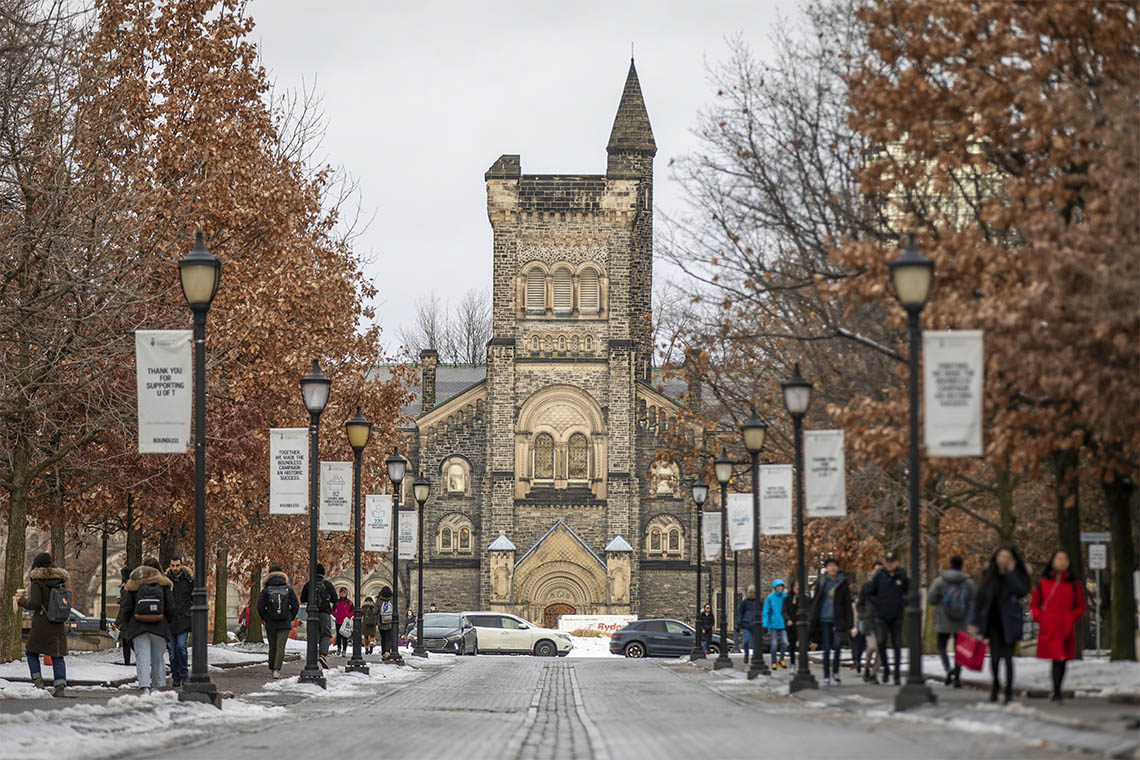
#> input picture opencv/image.jpg, 1140 x 760 px
$ python utra_opencv_activity.py
#> lines starting #> are read from the running program, lines starting #| are printed output that depends on the picture; after the words box and inside, x2 and y2 are one past the last pixel; in counts of white or black regions, pixels touching at a corner belong together
""" File: UTRA OpenCV Activity
    Date: Sat Oct 1 2022
    Author: Gil Hwang
"""

""" Instruction:
    1. Take an input image and an output image size and then map that image to the output size using OpenCV (What are the different techniques of resizing?).
    2. Take an input image and split into its different channels (bonus if you can allow the user to select which color space).
    3. Take an input image and turn it into pixel art (What OpenCV functions can you use??)
    4. Take an image of the rising sun and replace the sun with either Ammar’s, Satvick’s, or any of your friend’s faces (OpenCV).
    5. Pick out the color “orange” in any input image.
"""

""" Function to wait for key and destroy image after
"""
def wait_and_destroy():
    cv2.waitKey()
    cv2.destroyAllWindows()

# imports
import cv2
import numpy as np

# Retrieve image
img = cv2.imread('image.jpg')
#> img is the input picture: shape (760, 1140, 3); mean B, G, R 111.3, 119.7, 130.7
cv2.imshow('Original', img)

""" 1. Resize Image
"""
resizedImg = cv2.resize(img, (500, 500), interpolation = cv2.INTER_AREA)
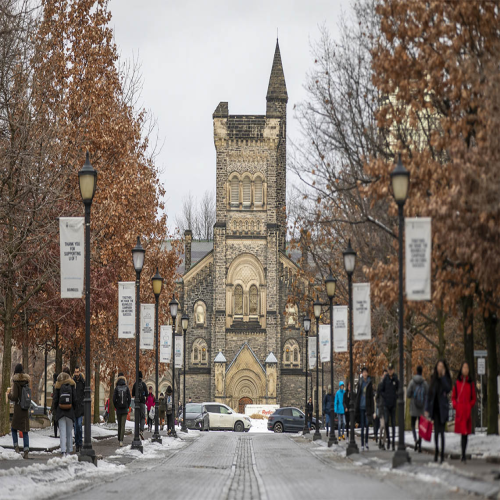
#> resizedImg: shape (500, 500, 3); mean B, G, R 111.3, 119.7, 130.7
cv2.imshow('Resized', resizedImg)
wait_and_destroy()

""" 2. Split image into bgr channels
"""
# Split channel
blue, green, red = cv2.split(img)

# Keep asking user input until user quits
channel_input = 0
while channel_input != 'q':
    channel_input = input('=== Which channel to split? ===\n(b = blue, g = green, r = red, q = quit)\n> ')

    # Choose selected image
    if channel_input == 'b':
        cv2.imshow('Blue Channel Splitted', blue)
        wait_and_destroy()
    elif channel_input == 'g':
        cv2.imshow('Green channel splitted', green)
        wait_and_destroy()
    elif channel_input == 'r':
        cv2.imshow('Red channel splitted', red)
        wait_and_destroy()
    elif channel_input == 'q':
        print('Quit.')
        break
    else:
        print('Invalid input.')
        break

""" 3. Convert image into pixel art
"""
# Retrieve image dimension
height, width = img.shape[0:2]
#> height = 760; width = 1140

# Resize image to a small size
smallImg = cv2.resize(img, (int(width/10), int(height/10)), interpolation = cv2.INTER_LINEAR)

# Resize image back to the original size
pixelImg = cv2.resize(smallImg, (width, height), interpolation = cv2.INTER_LINEAR)
cv2.imshow('Pixel Art Image', pixelImg)
wait_and_destroy()

""" 4. Replace rising sun with face
    Code Reference: https://learnopencv.com/seamless-cloning-using-opencv-python-cpp/
"""
# Retrieve images
face_img  = cv2.imread('person_face.jpg')
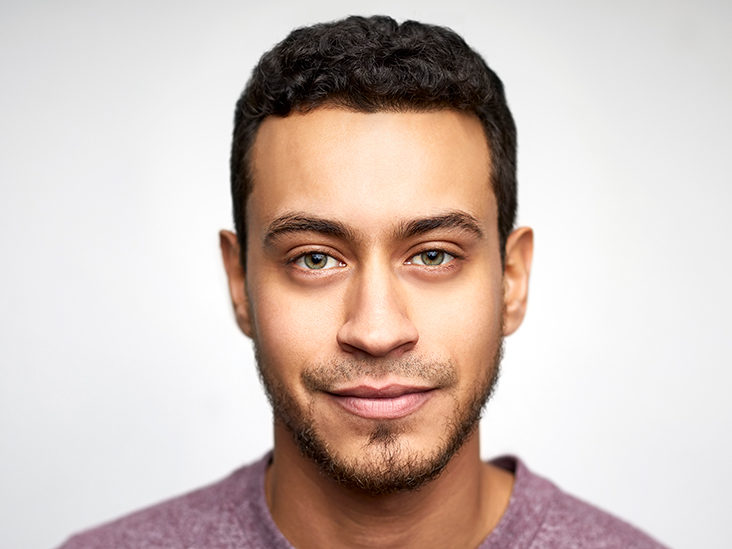
#> input picture opencv/person_face.jpg, 732 x 549 px
#> face_img is the input picture: shape (549, 732, 3); mean B, G, R 185.1, 191.9, 207.7
face_img = cv2.resize(face_img, (200,200), interpolation = cv2.INTER_AREA)
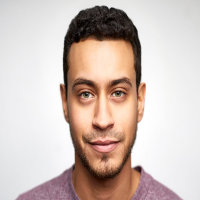
#> face_img: shape (200, 200, 3); mean B, G, R 185.1, 191.9, 207.7
sun_img = cv2.imread('rising_sun.jpg')
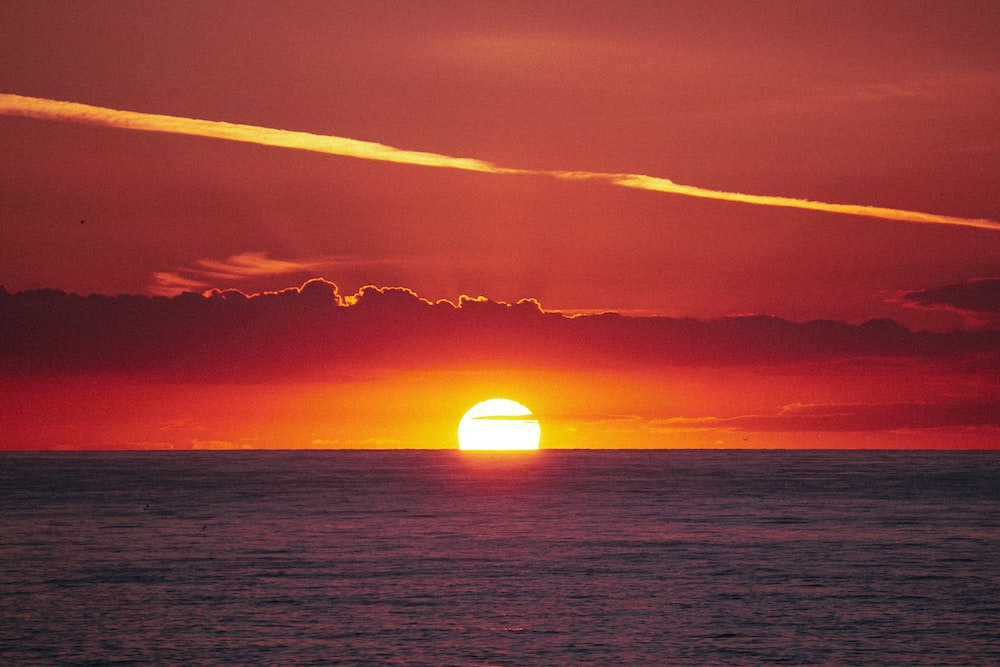
#> input picture opencv/rising_sun.jpg, 1000 x 667 px
#> sun_img is the input picture: shape (667, 1000, 3); mean B, G, R 53.3, 58.5, 136.2

# Create mask around the face
face_mask = np.zeros(face_img.shape, face_img.dtype)
poly = np.array([ [50,0], [150,0], [150,200], [50,200] ],
                 np.int32)
cv2.fillPoly(face_mask, [poly], (255,255,255))
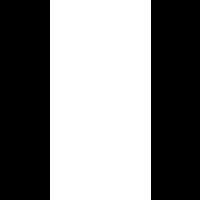
#> face_mask: shape (200, 200, 3); 50.5% white; 2 black regions, box (x1, y1, x2, y2) and area: (0, 0, 50, 200) 10000, (151, 0, 200, 200) 9800

# Perform seamless clone
center = (500, 370)
replace_img = cv2.seamlessClone(face_img, sun_img, face_mask,
                                center, cv2.NORMAL_CLONE)

cv2.imshow('Replaced Image', replace_img)
wait_and_destroy()


""" 5. Pick out color orange in image
    Code Reference: https://www.projectpro.io/recipes/detect-specific-colors-from-image-opencv
                    https://stackoverflow.com/questions/36817133/identifying-the-range-of-a-color-in-hsv-using-opencv
"""
# Define upper&lower limit for color 'orange'
orange_img = cv2.imread('orange.jpg')
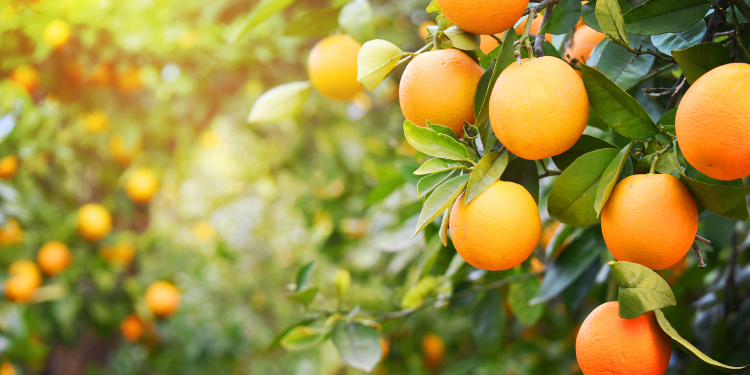
#> input picture opencv/orange.jpg, 1500 x 750 px (shown at 1/2 size)
#> orange_img is the input picture: shape (750, 1500, 3); mean B, G, R 63.4, 143.1, 156.1
orange_img = cv2.cvtColor(orange_img, cv2.COLOR_BGR2HSV)
#> orange_img: shape (750, 1500, 3); mean H, S, V 31.6, 158.4, 163.8
lower_orange = np.array([10, 50, 70])
upper_orange = np.array([24, 255, 255])

# Detect orange color in image
color_mask = cv2.inRange(orange_img, lower_orange, upper_orange)
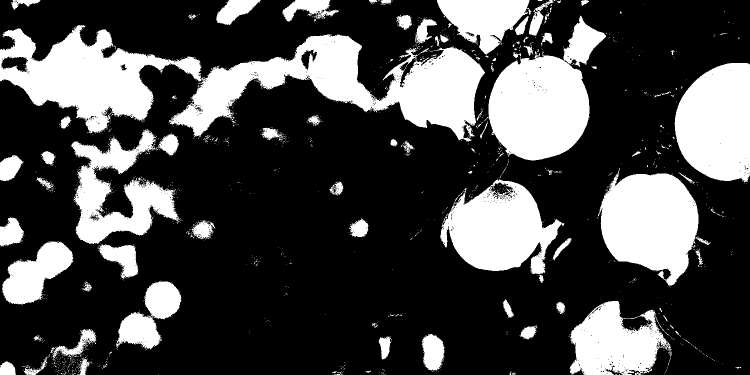
#> color_mask: shape (750, 1500) (shown at 1/2 size); 28.8% white; 1313 white regions (1220 under 20 px), largest, box (x1, y1, x2, y2) and area: (0, 50, 970, 283) 91756, (976, 31, 1212, 321) 37558, (1196, 336, 1397, 571) 32019
detect_img = cv2.bitwise_and(orange_img, orange_img, mask = color_mask)
#> detect_img: shape (750, 1500, 3); mean H, S, V 5.4, 55.3, 62
cv2.imshow('Detected Orange', detect_img)
wait_and_destroy()
